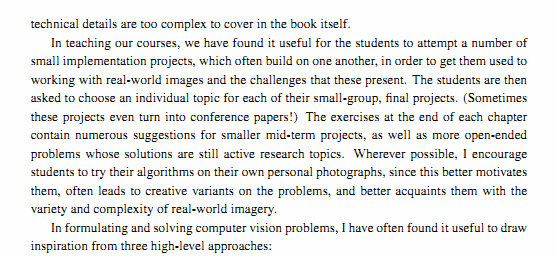
#> input picture opencv/python/imageTextN.png, 556 x 257 px
$ python lpf_by_fft.py imageTextN.png   (Python 2 division)
#> lines starting #> are read from the running program, lines starting #| are printed output that depends on the picture
'''
#include "opencv2/core/core.hpp"
#include "opencv2/imgproc/imgproc.hpp"
#include "opencv2/highgui/highgui.hpp"
#include <iostream>
int main(int argc, char ** argv)
{
    const char* filename = argc >=2 ? argv[1] : "lena.jpg";

    Mat I = imread(filename, CV_LOAD_IMAGE_GRAYSCALE);
    if( I.empty())
        return -1;

    Mat padded;                            //expand input image to optimal size
    int m = getOptimalDFTSize( I.rows );
    int n = getOptimalDFTSize( I.cols ); // on the border add zero values
    copyMakeBorder(I, padded, 0, m - I.rows, 0, n - I.cols, BORDER_CONSTANT, Scalar::all(0));

'''
import cv2
import numpy as np
import matplotlib.pyplot as plt

# img = cv2.imread("imageTextR.png", cv2.IMREAD_GRAYSCALE)
img = cv2.imread("imageTextN.png", cv2.IMREAD_GRAYSCALE)
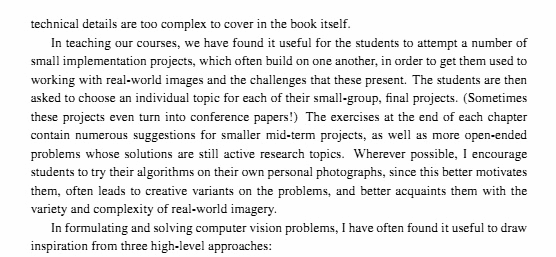
#> img: shape (257, 556); min 1, max 254, mean 232.6
irows,icols = img.shape
#> irows = 257; icols = 556
m = cv2.getOptimalDFTSize(irows)
#> m = 270
n = cv2.getOptimalDFTSize(icols)
#> n = 576
right, bottom = n-icols, m-irows
#> right = 20; bottom = 13

nimg = cv2.copyMakeBorder(img, 0, bottom, 0, right, cv2.BORDER_CONSTANT, value=0)
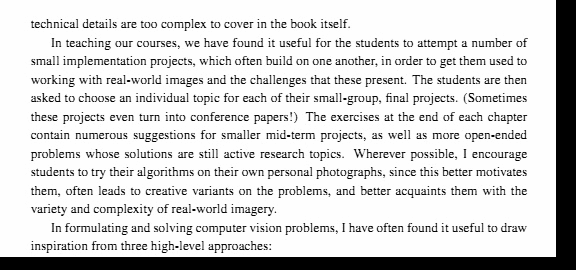
#> nimg: shape (270, 576); min 0, max 254, mean 213.7

'''

    Mat planes[] = {Mat_<float>(padded), Mat::zeros(padded.size(), CV_32F)};
    Mat complexI;
    merge(planes, 2, complexI);         // Add to the expanded another plane with zeros

    dft(complexI, complexI);            // this way the result may fit in the source matrix
'''
# planes = [ nimg.astype('float32'), np.zeros(nimg.shape).astype('float32') ]
# complexImg = cv2.merge(planes)
# complexImg = cv2.dft(complexImg)
complexImg = cv2.dft(nimg.astype('float32'), flags=cv2.DFT_COMPLEX_OUTPUT)


'''
    // compute the magnitude and switch to logarithmic scale
    // => log(1 + sqrt(Re(DFT(I))^2 + Im(DFT(I))^2))
    split(complexI, planes);                   // planes[0] = Re(DFT(I), planes[1] = Im(DFT(I))
    magnitude(planes[0], planes[1], planes[0]);// planes[0] = magnitude
    Mat magI = planes[0];

    magI += Scalar::all(1);                    // switch to logarithmic scale
    log(magI, magI);

    // crop the spectrum, if it has an odd number of rows or columns
    magI = magI(Rect(0, 0, magI.cols & -2, magI.rows & -2));

    // rearrange the quadrants of Fourier image  so that the origin is at the image center
    int cx = magI.cols/2;
    int cy = magI.rows/2;

    Mat q0(magI, Rect(0, 0, cx, cy));   // Top-Left - Create a ROI per quadrant
    Mat q1(magI, Rect(cx, 0, cx, cy));  // Top-Right
    Mat q2(magI, Rect(0, cy, cx, cy));  // Bottom-Left
    Mat q3(magI, Rect(cx, cy, cx, cy)); // Bottom-Right
'''
planes = cv2.split(complexImg)
magImg = cv2.magnitude(planes[0], planes[1])
magImg = magImg + 1
magImg = cv2.log(magImg)
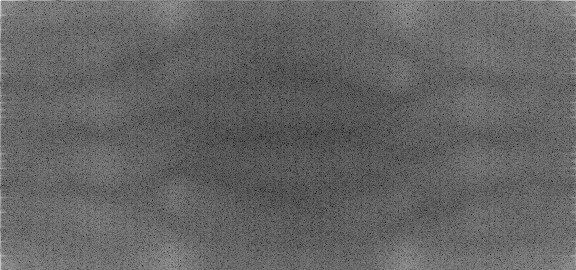
#> magImg: shape (270, 576) float32; min 3.8, max 17.32, mean 9.14; drawn with min black and max white

cx = magImg.shape[1]/2
#> cx = 288
cy = magImg.shape[0]/2
#> cy = 135

q0 = magImg[0:cy, 0:cx] # top-left
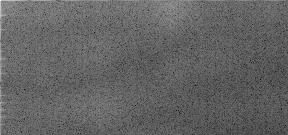
#> q0: shape (135, 288) float32; min 3.8, max 17.32, mean 9.1; drawn with min black and max white
q1 = magImg[0:cy, cx:] # top-right
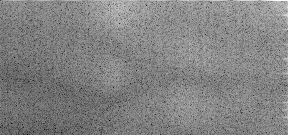
#> q1: shape (135, 288) float32; min 4.15, max 14, mean 9.2; drawn with min black and max white
q2 = magImg[cy:, 0:cx] # bottom-left
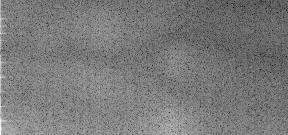
#> q2: shape (135, 288) float32; min 4.15, max 14.68, mean 9.19; drawn with min black and max white
q3 = magImg[cy:, cx:] # bottom-right
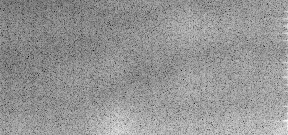
#> q3: shape (135, 288) float32; min 3.8, max 12.8, mean 9.07; drawn with min black and max white

'''
    Mat tmp;                           // swap quadrants (Top-Left with Bottom-Right)
    q0.copyTo(tmp);
    q3.copyTo(q0);
    tmp.copyTo(q3);

    q1.copyTo(tmp);                    // swap quadrant (Top-Right with Bottom-Left)
    q2.copyTo(q1);
    tmp.copyTo(q2);

    normalize(magI, magI, 0, 1, CV_MINMAX); // Transform the matrix with float values into a
                                            // viewable image form (float between values 0 and 1).

    imshow("Input Image"       , I   );    // Show the result
    imshow("spectrum magnitude", magI);
    waitKey();

    return 0;
}
'''
tmp = q0.copy()
np.copyto(q0, q3)
np.copyto(q3, tmp)

tmp = q1.copy()
np.copyto(q1, q2)
np.copyto(q2, tmp)

#> (the run stopped early here; a loop or call above may not have finished)

$ run again, with opencv/python/imageTextR.png copied over opencv/python/imageTextN.png
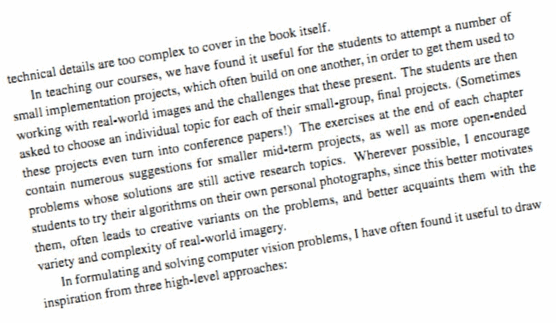
#> input picture opencv/python/imageTextR.png, 556 x 323 px
#> `q2 = magImg[cy:, 0:cx]`:
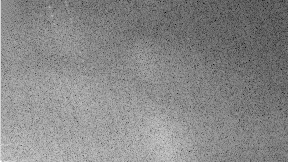
#> q2: shape (162, 288) float32; min 2.16, max 13.77, mean 8.35; drawn with min black and max white
#> `q3 = magImg[cy:, cx:]`:
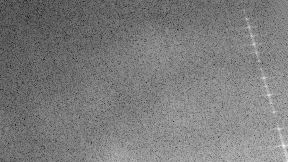
#> q3: shape (162, 288) float32; min 2.08, max 14.66, mean 8.2; drawn with min black and max white
